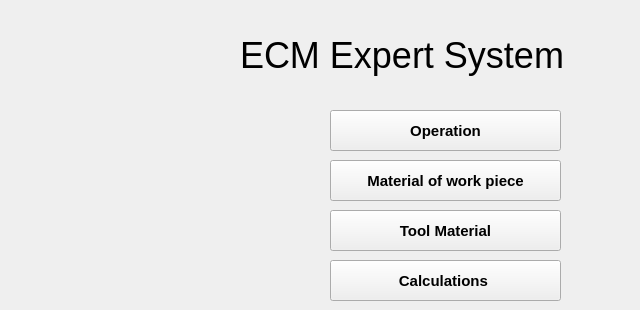
    <widget class="QWidget" name="tab">
     <attribute name="title">
      <string>Tab 1</string>
     </attribute>
     <widget class="QPushButton" name="pushButton_goto_ECMPAGE">
      <property name="geometry">
       <rect>
        <x>330</x>
        <y>260</y>
        <width>231</width>
        <height>41</height>
       </rect>
      </property>
      <property name="font">
       <font>
        <pointsize>11</pointsize>
        <weight>75</weight>
        <bold>true</bold>
       </font>
      </property>
      <property name="text">
       <string>Calculations </string>
      </property>
     </widget>
     <widget class="QLabel" name="label_6">
      <property name="geometry">
       <rect>
        <x>240</x>
        <y>20</y>
        <width>391</width>
        <height>71</height>
       </rect>
      </property>
      <property name="font">
       <font>
        <pointsize>27</pointsize>
       </font>
      </property>
      <property name="text">
       <string>ECM Expert System </string>
      </property>
     </widget>
     <widget class="QPushButton" name="pushButton_Operation">
      <property name="geometry">
       <rect>
        <x>330</x>
        <y>110</y>
        <width>231</width>
        <height>41</height>
       </rect>
      </property>
      <property name="font">
       <font>
        <pointsize>11</pointsize>
        <weight>75</weight>
        <bold>true</bold>
       </font>
      </property>
      <property name="text">
       <string>Operation</string>
      </property>
     </widget>
     <widget class="QPushButton" name="pushButton_tool_material">
      <property name="geometry">
       <rect>
        <x>330</x>
        <y>210</y>
        <width>231</width>
        <height>41</height>
       </rect>
      </property>
      <property name="font">
       <font>
        <pointsize>11</pointsize>
        <weight>75</weight>
        <bold>true</bold>
       </font>
      </property>
      <property name="text">
       <string>Tool Material</string>
      </property>
     </widget>
     <widget class="QPushButton" name="pushButton_material_of">
      <property name="geometry">
       <rect>
        <x>330</x>
        <y>160</y>
        <width>231</width>
        <height>41</height>
       </rect>
      </property>
      <property name="font">
       <font>
        <pointsize>11</pointsize>
        <weight>75</weight>
        <bold>true</bold>
       </font>
      </property>
      <property name="text">
       <string>Material of work piece</string>
      </property>
     </widget>
    </widget>
